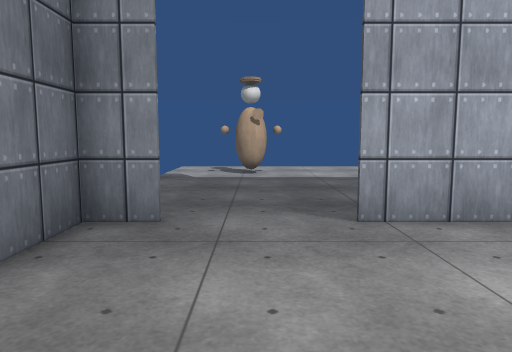
View 1 (above)

12 first-person views from a walk through a scene from a Unity 3-D project. The camera is 1.3 m above the floor, tilts 6° down and sees 70° across. The floor is counted in squares, 1 m on a side. Each view is taken from the middle of a square. On the plan, view 1 faces up. The plan holds only what a view shows up to about 15 squares ahead; the rest is blank. The place goes on beyond the plan. The player is left out. Surface patterns are stand-ins for the level's own textures.

View 2
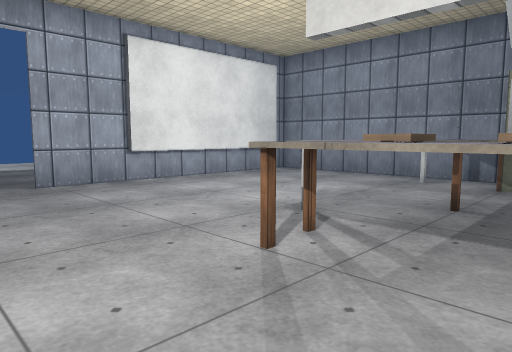

View 3
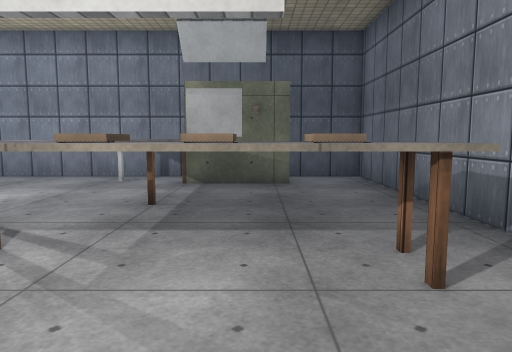

View 4
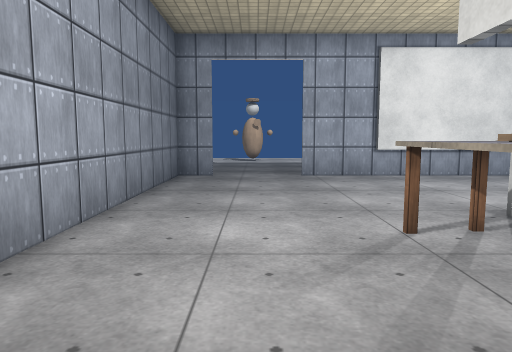

View 5
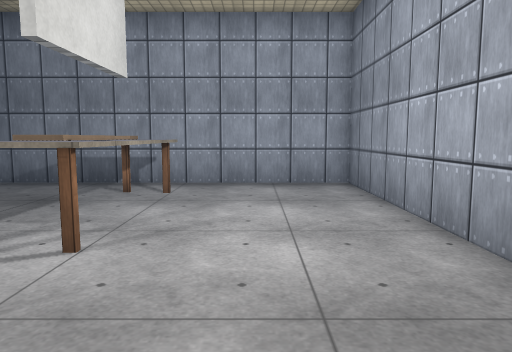

View 6
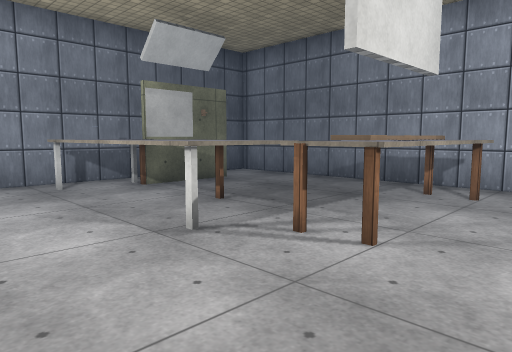

View 7
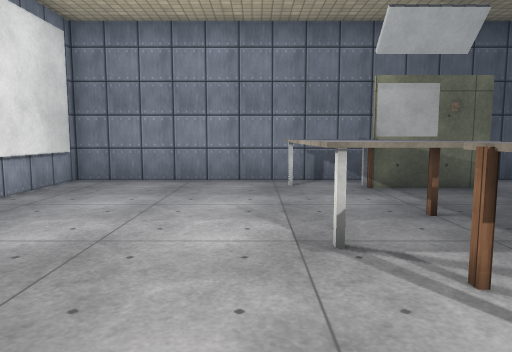

View 8
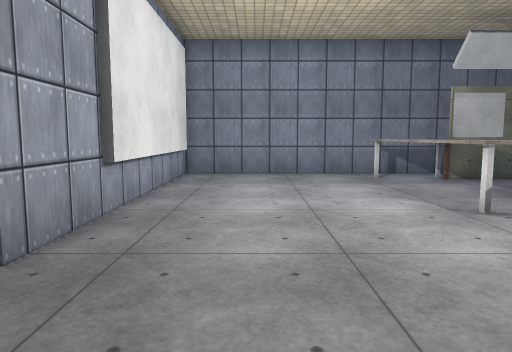

View 9
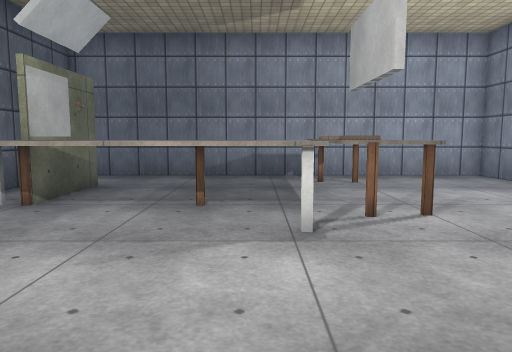

View 10
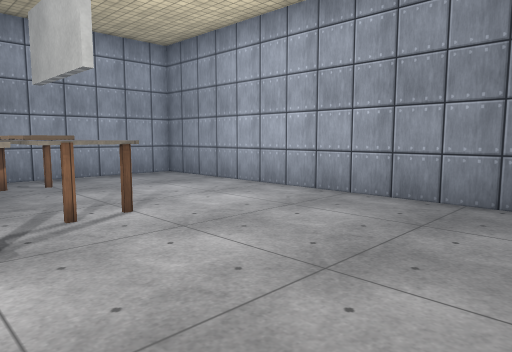

View 11
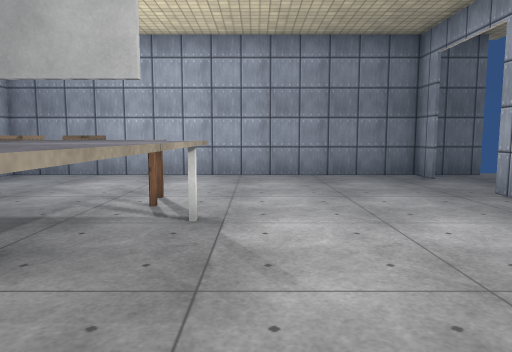

View 12
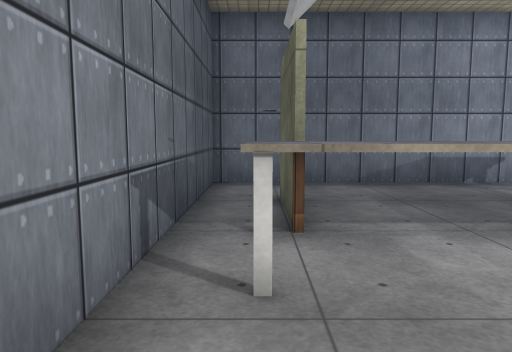

### Floor plan
Key: @ floor where view 1 was taken; # wall or solid block; . floor; ^ raised ledge; O other object.
Columns run from 3 left of view 1 to 11 right of it. Each row starts with its distance up from view 1.
 15 ........
 14 ...O....
 13 ..OOO..
 12 .......
 11 .......
 10 .......
  9  .....
  8 #.....
  7 #.....
  6 ##...##########
  5 #......########
  4 #.............#
  3 #.............#
  2 #.............#
  1 #.............#
  0 #..@..........#
 -1 #......^^^^^^^#
 -2 #....^^^^^^^^^#
 -3 #....^O^^^^^^^#
 -4 #....^^.....#.#
 -5 #....^O.....#.#
 -6 #....^O.......#
 -7 #....^^.......#
 -8 #.............#
 -9 ###############

Positions as (right, up) in squares from view 1, and headings:
1: (0, 0), facing up
2: (-1, -5), facing up-right
3: (-1, -5), facing right
4: (0, -7), facing up
5: (0, 2), facing down
6: (0, 2), facing down-right
7: (0, 0), facing right
8: (-2, 3), facing right
9: (5, 4), facing down
10: (5, 4), facing down-left
11: (10, 0), facing left
12: (10, 2), facing down
